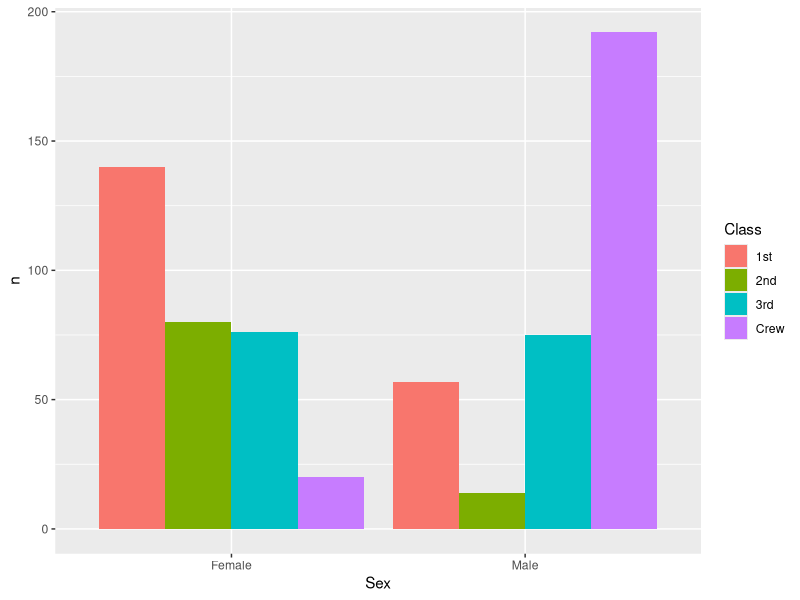
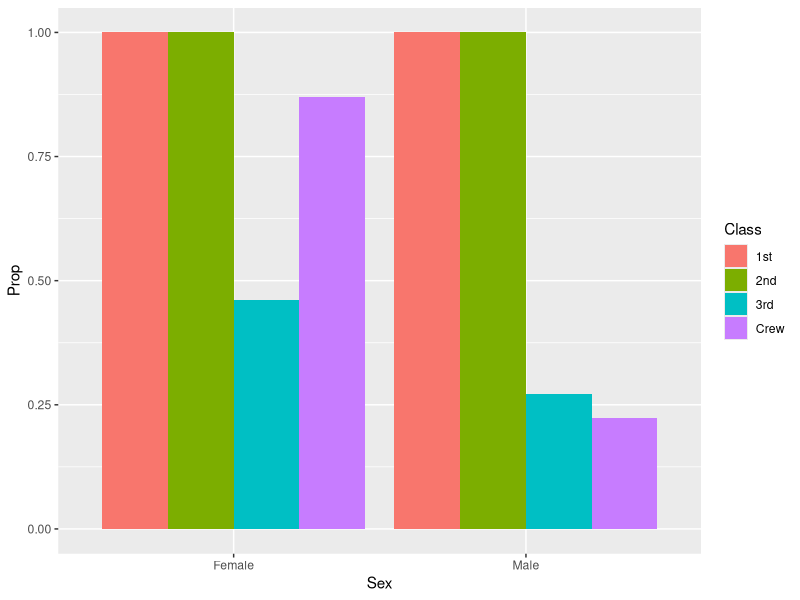
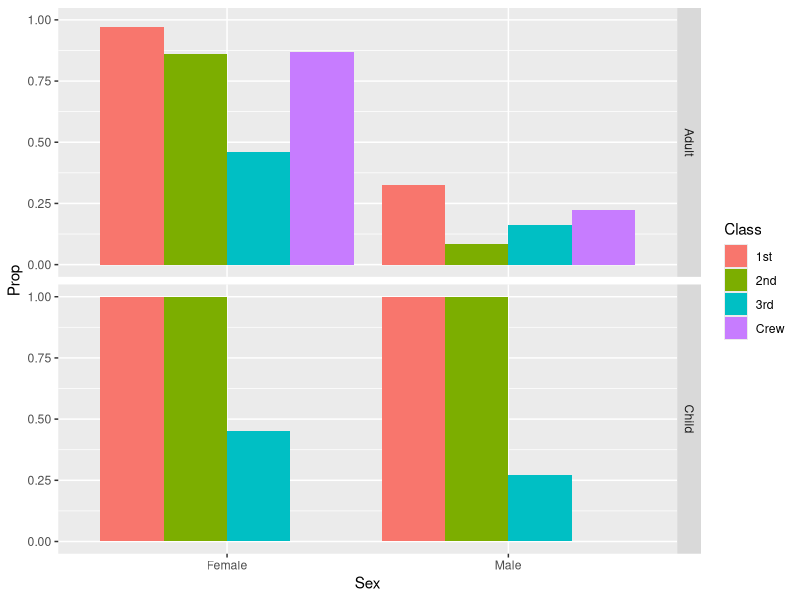

These figures' R source, in order:
## ---- chunk 1
library(tidyverse)

df_titanic <- as_tibble(Titanic)
## ---- chunk 2
## TASK: Perform a `glimpse` of df_titanic
df_titanic %>%
  glimpse()
## ---- chunk 3
## NOTE: No need to edit! We'll cover how to
## do this calculation in a later exercise.
df_titanic %>% summarize(total = sum(n))
## ---- chunk 4
# summary(df_titanic)
df_titanic %>%
  select(n, everything())
# test <- 
#   df_titanic %>%
#     filter(Survived == "Yes")

## TASK: Visualize counts against `Class` and `Sex`
# ggplot(
#   data=df_titanic %>%
#     filter(Survived == "Yes")
# ) +
#   geom_col(
#     mapping = aes(
#       x = Sex, # Sex,
#       fill = Class, # Class,
#       # weight = n
#     )
#   )
# 
df_titanic %>%
  filter(Survived == "Yes") %>%
  ggplot(
    mapping = aes(
      x = Sex, # Sex,
      y = n,
      fill = Class, # Class,
    )) +
  geom_col(
    position = "dodge"
  )
## ---- chunk 5
## NOTE: No need to edit! We'll cover how to
## do this calculation in a later exercise.
df_prop <-
  df_titanic %>%
  group_by(Class, Sex, Age) %>%
  mutate(
    Total = sum(n),
    Prop = n / Total
  ) %>%
  ungroup()
df_prop
## ---- chunk 6
# ggplot(
#   data=df_prop %>%
#     filter(Survived == "Yes")
# ) +
#   geom_bar(
#     mapping = aes(
#       x = Sex, # Sex,
#       fill = Class, # Class,
#       weight = Prop
#     )
#   )
# 
# df_prop %>%
#   ggplot(
#       filter(Survived == "Yes"),
#       mapping = aes(
#         x = Sex, # Sex,
#         fill = Class, # Class,
#         weight = Prop
#       )
# ) +
#   geom_bar()

df_prop %>%
  filter(Survived == "Yes") %>%
  ggplot(
    mapping = aes(
      x = Sex, # Sex,
      y = Prop,
      fill = Class, # Class,
    )
  ) +
  geom_col(
    position = "dodge"
  )
## ---- chunk 7
# ggplot(
#   data=df_prop %>%
#     filter(Survived == "Yes")
# ) +
#   geom_bar(
#     mapping = aes(
#       x = Sex, # Sex,
#       fill = Class, # Class,
#       weight = Prop
#     )
#   ) +
#     facet_grid(rows = vars(Age))

df_prop %>%
  filter(Survived == "Yes") %>%
  ggplot(
    mapping = aes(
      x = Sex, # Sex,
      y = Prop,
      fill = Class # Class,
    )) + 
    geom_col(
      position = "dodge"
    ) +
    facet_grid(rows = vars(Age))
